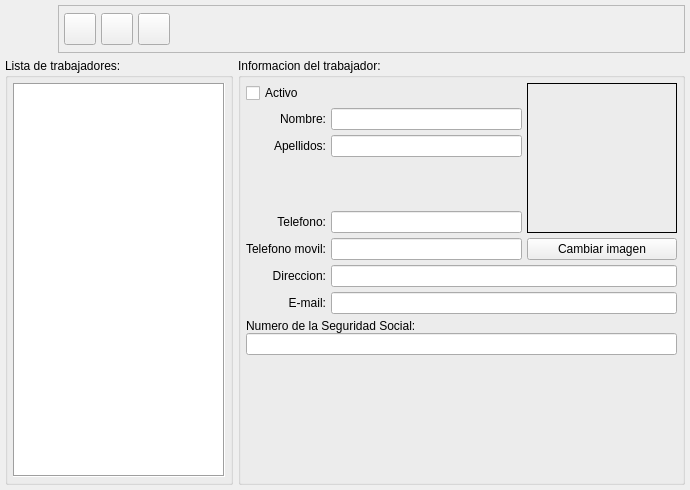
<ui version="4.0" >
 <author>Tomeu Borras Riera</author>
 <class>TrabajadorBase</class>
 <widget class="QWidget" name="TrabajadorBase" >
  <property name="geometry" >
   <rect>
    <x>0</x>
    <y>0</y>
    <width>690</width>
    <height>490</height>
   </rect>
  </property>
  <property name="windowTitle" >
   <string>Trabajadores</string>
  </property>
  <property name="windowIcon" >
   <iconset resource="../../bulmages.qrc" >:/Bulmafact16x16/images/png/16x16/i_bulmages_trabajadores.16x16.png</iconset>
  </property>
  <layout class="QGridLayout" >
   <property name="margin" >
    <number>5</number>
   </property>
   <property name="spacing" >
    <number>5</number>
   </property>
   <item row="1" column="1" >
    <widget class="QGroupBox" name="groupBox1" >
     <property name="title" >
      <string>Informacion del trabajador:</string>
     </property>
     <layout class="QGridLayout" >
      <property name="margin" >
       <number>5</number>
      </property>
      <property name="spacing" >
       <number>5</number>
      </property>
      <item row="3" column="1" >
       <spacer>
        <property name="orientation" >
         <enum>Qt::Vertical</enum>
        </property>
        <property name="sizeType" >
         <enum>QSizePolicy::Ignored</enum>
        </property>
        <property name="sizeHint" >
         <size>
          <width>20</width>
          <height>40</height>
         </size>
        </property>
       </spacer>
      </item>
      <item row="5" column="1" >
       <widget class="QLineEdit" name="m_moviltrabajador" >
        <property name="enabled" >
         <bool>true</bool>
        </property>
       </widget>
      </item>
      <item row="5" column="0" >
       <widget class="QLabel" name="label" >
        <property name="text" >
         <string>Telefono movil:</string>
        </property>
        <property name="alignment" >
         <set>Qt::AlignRight|Qt::AlignTrailing|Qt::AlignVCenter</set>
        </property>
       </widget>
      </item>
      <item row="4" column="0" >
       <widget class="QLabel" name="label" >
        <property name="text" >
         <string>Telefono:</string>
        </property>
        <property name="alignment" >
         <set>Qt::AlignRight|Qt::AlignTrailing|Qt::AlignVCenter</set>
        </property>
       </widget>
      </item>
      <item row="4" column="1" >
       <widget class="QLineEdit" name="m_teltrabajador" >
        <property name="enabled" >
         <bool>true</bool>
        </property>
       </widget>
      </item>
      <item row="9" column="0" colspan="3" >
       <spacer>
        <property name="orientation" >
         <enum>Qt::Vertical</enum>
        </property>
        <property name="sizeHint" >
         <size>
          <width>431</width>
          <height>71</height>
         </size>
        </property>
       </spacer>
      </item>
      <item row="7" column="0" >
       <widget class="QLabel" name="label" >
        <property name="text" >
         <string>E-mail:</string>
        </property>
        <property name="alignment" >
         <set>Qt::AlignRight|Qt::AlignTrailing|Qt::AlignVCenter</set>
        </property>
       </widget>
      </item>
      <item row="7" column="1" colspan="2" >
       <widget class="QLineEdit" name="m_emailtrabajador" >
        <property name="enabled" >
         <bool>true</bool>
        </property>
       </widget>
      </item>
      <item row="6" column="0" >
       <widget class="QLabel" name="label" >
        <property name="text" >
         <string>Direccion:</string>
        </property>
        <property name="alignment" >
         <set>Qt::AlignRight|Qt::AlignTrailing|Qt::AlignVCenter</set>
        </property>
       </widget>
      </item>
      <item row="6" column="1" colspan="2" >
       <widget class="QLineEdit" name="m_dirtrabajador" />
      </item>
      <item row="2" column="1" >
       <widget class="QLineEdit" name="m_apellidostrabajador" />
      </item>
      <item row="1" column="1" >
       <widget class="QLineEdit" name="m_nomtrabajador" />
      </item>
      <item row="2" column="0" >
       <widget class="QLabel" name="label" >
        <property name="text" >
         <string>Apellidos:</string>
        </property>
        <property name="alignment" >
         <set>Qt::AlignRight|Qt::AlignTrailing|Qt::AlignVCenter</set>
        </property>
       </widget>
      </item>
      <item row="1" column="0" >
       <widget class="QLabel" name="label" >
        <property name="text" >
         <string>Nombre:</string>
        </property>
        <property name="alignment" >
         <set>Qt::AlignRight|Qt::AlignTrailing|Qt::AlignVCenter</set>
        </property>
       </widget>
      </item>
      <item row="0" column="0" colspan="2" >
       <widget class="QCheckBox" name="m_activotrabajador" >
        <property name="text" >
         <string>Activo</string>
        </property>
       </widget>
      </item>
      <item row="8" column="0" colspan="3" >
       <layout class="QVBoxLayout" >
        <property name="margin" >
         <number>0</number>
        </property>
        <property name="spacing" >
         <number>0</number>
        </property>
        <item>
         <widget class="QLabel" name="label" >
          <property name="text" >
           <string>Numero de la Seguridad Social:</string>
          </property>
         </widget>
        </item>
        <item>
         <widget class="QLineEdit" name="m_nsstrabajador" >
          <property name="enabled" >
           <bool>true</bool>
          </property>
         </widget>
        </item>
       </layout>
      </item>
      <item rowspan="5" row="0" column="2" >
       <widget class="QLabel" name="m_imagen" >
        <property name="sizePolicy" >
         <sizepolicy>
          <hsizetype>0</hsizetype>
          <vsizetype>0</vsizetype>
          <horstretch>0</horstretch>
          <verstretch>0</verstretch>
         </sizepolicy>
        </property>
        <property name="minimumSize" >
         <size>
          <width>150</width>
          <height>150</height>
         </size>
        </property>
        <property name="frameShape" >
         <enum>QFrame::Box</enum>
        </property>
        <property name="frameShadow" >
         <enum>QFrame::Plain</enum>
        </property>
        <property name="pixmap" >
         <pixmap/>
        </property>
        <property name="scaledContents" >
         <bool>true</bool>
        </property>
       </widget>
      </item>
      <item row="5" column="2" >
       <widget class="QPushButton" name="mui_imagen" >
        <property name="text" >
         <string>Cambiar imagen</string>
        </property>
       </widget>
      </item>
     </layout>
    </widget>
   </item>
   <item row="1" column="0" >
    <widget class="QGroupBox" name="groupBox" >
     <property name="title" >
      <string>Lista de trabajadores:</string>
     </property>
     <layout class="QGridLayout" >
      <property name="margin" >
       <number>5</number>
      </property>
      <property name="spacing" >
       <number>5</number>
      </property>
      <item row="0" column="0" >
       <widget class="QListWidget" name="mui_lista" >
        <property name="frameShape" >
         <enum>QFrame::Box</enum>
        </property>
        <property name="lineWidth" >
         <number>1</number>
        </property>
       </widget>
      </item>
     </layout>
    </widget>
   </item>
   <item row="0" column="0" colspan="2" >
    <layout class="QHBoxLayout" >
     <property name="margin" >
      <number>0</number>
     </property>
     <property name="spacing" >
      <number>5</number>
     </property>
     <item>
      <widget class="QLabel" name="label_2" >
       <property name="minimumSize" >
        <size>
         <width>48</width>
         <height>48</height>
        </size>
       </property>
       <property name="maximumSize" >
        <size>
         <width>48</width>
         <height>48</height>
        </size>
       </property>
       <property name="pixmap" >
        <pixmap resource="../../bulmages.qrc" >:/Bulmafact48x48/images/png/48x48/i_bulmages_trabajadores.48x48.png</pixmap>
       </property>
      </widget>
     </item>
     <item>
      <widget class="QFrame" name="frame" >
       <property name="frameShape" >
        <enum>QFrame::StyledPanel</enum>
       </property>
       <property name="frameShadow" >
        <enum>QFrame::Raised</enum>
       </property>
       <layout class="QGridLayout" >
        <property name="margin" >
         <number>5</number>
        </property>
        <property name="spacing" >
         <number>5</number>
        </property>
        <item row="0" column="3" >
         <spacer>
          <property name="orientation" >
           <enum>Qt::Horizontal</enum>
          </property>
          <property name="sizeType" >
           <enum>QSizePolicy::Expanding</enum>
          </property>
          <property name="sizeHint" >
           <size>
            <width>291</width>
            <height>31</height>
           </size>
          </property>
         </spacer>
        </item>
        <item row="0" column="2" >
         <widget class="QToolButton" name="mui_borrar" >
          <property name="minimumSize" >
           <size>
            <width>32</width>
            <height>32</height>
           </size>
          </property>
          <property name="maximumSize" >
           <size>
            <width>32</width>
            <height>32</height>
           </size>
          </property>
          <property name="toolTip" >
           <string>Borrar trabajador</string>
          </property>
          <property name="whatsThis" >
           <string>Borrar trabajador</string>
          </property>
          <property name="text" >
           <string/>
          </property>
          <property name="icon" >
           <iconset resource="../../bulmages.qrc" >:/Genericos32x32/images/png/i_editDelete.png</iconset>
          </property>
          <property name="iconSize" >
           <size>
            <width>22</width>
            <height>22</height>
           </size>
          </property>
         </widget>
        </item>
        <item row="0" column="1" >
         <widget class="QToolButton" name="mui_guardar" >
          <property name="minimumSize" >
           <size>
            <width>32</width>
            <height>32</height>
           </size>
          </property>
          <property name="maximumSize" >
           <size>
            <width>32</width>
            <height>32</height>
           </size>
          </property>
          <property name="toolTip" >
           <string>Guardar trabajador</string>
          </property>
          <property name="whatsThis" >
           <string>Guardar trabajador</string>
          </property>
          <property name="text" >
           <string/>
          </property>
          <property name="icon" >
           <iconset resource="../../bulmages.qrc" >:/Genericos32x32/images/png/i_save.xpm</iconset>
          </property>
          <property name="iconSize" >
           <size>
            <width>22</width>
            <height>22</height>
           </size>
          </property>
         </widget>
        </item>
        <item row="0" column="0" >
         <widget class="QToolButton" name="mui_nuevo" >
          <property name="minimumSize" >
           <size>
            <width>32</width>
            <height>32</height>
           </size>
          </property>
          <property name="maximumSize" >
           <size>
            <width>32</width>
            <height>32</height>
           </size>
          </property>
          <property name="toolTip" >
           <string>Nuevo trabajador</string>
          </property>
          <property name="whatsThis" >
           <string>Nuevo trabajador</string>
          </property>
          <property name="text" >
           <string/>
          </property>
          <property name="icon" >
           <iconset resource="../../bulmages.qrc" >:/Genericos32x32/images/png/i_fileNew.xpm</iconset>
          </property>
          <property name="iconSize" >
           <size>
            <width>22</width>
            <height>22</height>
           </size>
          </property>
         </widget>
        </item>
       </layout>
      </widget>
     </item>
    </layout>
   </item>
  </layout>
 </widget>
 <layoutdefault spacing="2" margin="2" />
 <tabstops>
  <tabstop>mui_nuevo</tabstop>
  <tabstop>mui_guardar</tabstop>
  <tabstop>mui_borrar</tabstop>
  <tabstop>m_activotrabajador</tabstop>
  <tabstop>m_nomtrabajador</tabstop>
  <tabstop>m_apellidostrabajador</tabstop>
  <tabstop>m_dirtrabajador</tabstop>
  <tabstop>m_teltrabajador</tabstop>
  <tabstop>m_moviltrabajador</tabstop>
  <tabstop>m_emailtrabajador</tabstop>
  <tabstop>m_nsstrabajador</tabstop>
  <tabstop>mui_imagen</tabstop>
  <tabstop>mui_lista</tabstop>
 </tabstops>
 <resources>
  <include location="../../bulmages.qrc" />
 </resources>
 <connections/>
</ui>
